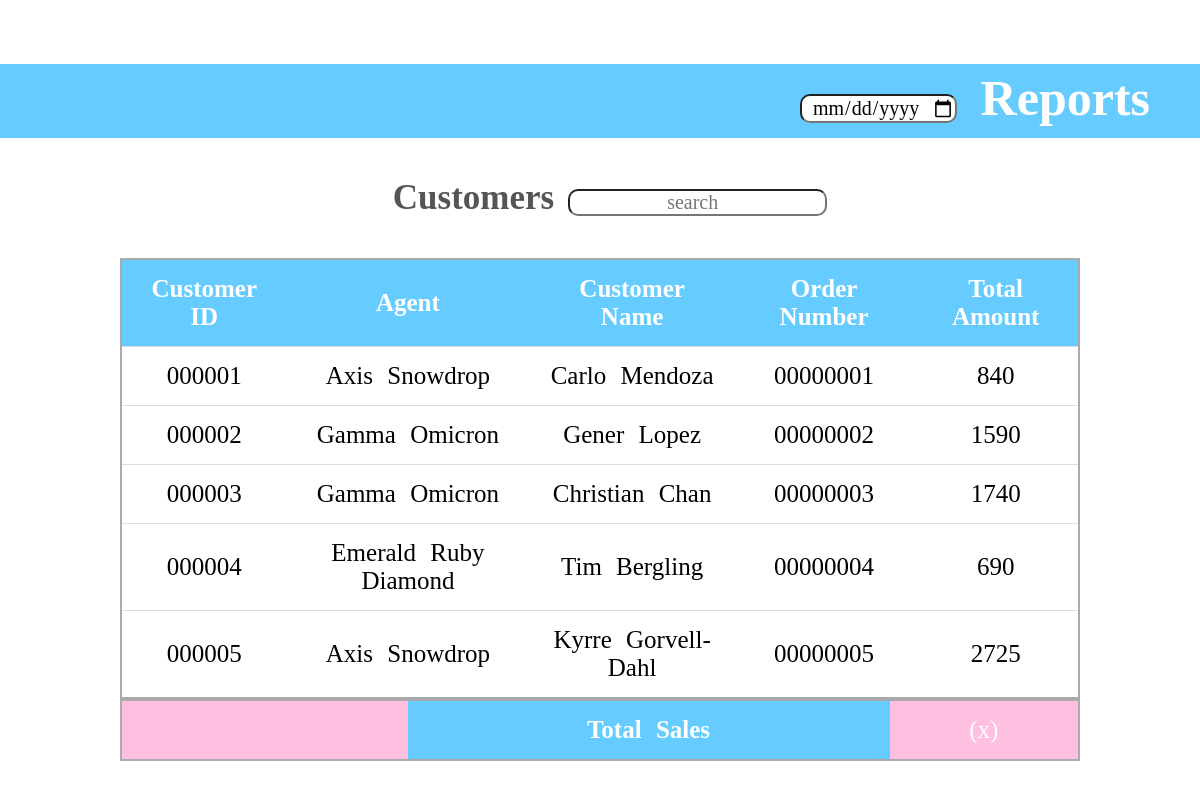
/O_Customer.php, run on the app's committed database.
### tables this page shows
CREATE TABLE orders (
	order_no				INT(8) ZEROFILL NOT NULL AUTO_INCREMENT UNIQUE PRIMARY KEY,
	customer_id				INT(6) ZEROFILL NOT NULL,
	isGift					BOOLEAN DEFAULT TRUE,
	recipient_name			VARCHAR(255) DEFAULT "Anonymous",
	address					VARCHAR(255) DEFAULT "Unknown",
	order_date				DATE DEFAULT '1990-01-01',
	delivery_date			DATE DEFAULT '1990-01-01',
	delivery_time			TIME DEFAULT '00:00:00',
	FOREIGN KEY (customer_id) REFERENCES customer(customer_id) ON DELETE RESTRICT
);

CREATE TABLE customer (
	customer_id				INT(6) ZEROFILL NOT NULL AUTO_INCREMENT UNIQUE PRIMARY KEY,
	customer_name 			VARCHAR(255) DEFAULT "Anonymous",
	agent_id				INT(6) ZEROFILL NOT NULL,
	FOREIGN KEY (agent_id) REFERENCES agent(agent_id) ON DELETE RESTRICT
);

CREATE TABLE agent (
	agent_id				INT(6) ZEROFILL NOT NULL AUTO_INCREMENT UNIQUE PRIMARY KEY,
	name             		VARCHAR(255) DEFAULT "Anonymous"
);

### config.php (the view, shortened to what this page needs)
<?php
function sql_to_html_table($sqlresult, $delim = "\n") {
   $htmltable = "<table>" . $delim;
   $counter   = 0;
   while ($row = $sqlresult->fetch_assoc()) {
       if ($counter === 0) {
           $htmltable .= "<tr>" . $delim;
           foreach ($row as $key => $value) {
               $htmltable .= "<th>" . $key . "</th>" . $delim;
           }
           $htmltable .= "</tr>" . $delim;
           $counter = 22;
       }
       $htmltable .= "<tr>" . $delim;
       foreach ($row as $key => $value) {
           $htmltable .= "<td>" . $value . "</td>" . $delim;
       }
       $htmltable .= "</tr>" . $delim;
   }
   $htmltable .= "</table>" . $delim;
   return ($htmltable);
}
?>

### O_Customer.php (shortened to what this page needs)
<!DOCTYPE HTML>
<html>
	<head>
		<link rel = "stylesheet" type = "text/css" href = "O_Customer.css"/>
	</head>
	<body>
		<div class = "Bar">
			<ul id = "BarList">
                <li id = "Name"> User Name Here </li>
                <li> <a href = "./Main_Menu.php"> Main Menu </a> </li>
                <li> <a href = "./Login.php"> Log Out </a> </li>
            </ul>
		</div>
		<div id = "Title">
			<input type = "date" name = "date" placeholder = "Date">
			<h1> Reports </h1>
		</div>
		<div id = "Name">
			<h2> Customers </h2>
			<input type = "text" placeholder = "search">
		</div>
		<div id = "Table">
			<?php
			 	include 'config.php';
				$sqlresult = $conn->query("SELECT customer.customer_id AS 'Customer ID', agent.name AS 'Agent', customer.customer_name AS 'Customer Name', orders.order_no AS 'Order Number', SUM(request.total_amount) AS  'Total Amount' FROM orders, agent, customer, request WHERE orders.customer_id = customer.customer_id AND customer.agent_id = agent.agent_id AND orders.order_no = request.order_no GROUP BY orders.order_no;");
	            echo sql_to_html_table($sqlresult, $delim = "\n");
			 ?>
			<table>
				<tfoot>
						<td> </td>
						<td> </td>
						<td> </td>
						<th> Total Sales </th>
						<td> (x) </td>
				</tfoot>
			</table>
		</div>
	</body>
</html>

### O_Customer.css (style rules this page uses)
* { margin: 0; padding: 0; }
#BarList li { list-style-type: none; display: inline; margin-right: 10px; margin-left: 25px; }
#BarList li a { text-decoration: none; text-decoration-color: none; padding: 15px 10px; color: white; }
.Bar { padding-top: 15px; padding-bottom: 15px; background-image: url("Barground.png"); background-size: 200px; font-family: PrintBold, sans-serif; color: white; font-size: 30px; }
#Title { text-align: right; background-color: #66CCFF; color: white; }
#Title input, h1 { display: inline; margin-top: 30px; margin-bottom: 15px; }
#Title h1 { padding-right: 50px; margin-left: 20px; font-family: PrintBold; font-size: 50px; }
#Title input { font-family: PrintClearly; font-size: 20px; border-radius: 10px; text-align: center; }
#Name { text-align: center; }
#Name input, h2 { display: inline-block; margin-top: 40px; padding-right: 10px; text-align: center; }
h2 { font-family: PrintBold; font-size: 35px; color: #555555; padding-left: 20px; }
#Name input { font-family: PrintClearly; font-size: 20px; border-radius: 10px; text-align: center; }
table { border-collapse: collapse; width: 80%; border: 2px solid #AAAAAA; }
th { text-align: left; background-color: #66CCFF; color: white; }
th, td { border-bottom: 1px solid #ddd; padding: 15px; }
tfoot { background-color: #FFBFE0; color: white; }
#Table { margin-top: 40px; word-spacing: 8px ; text-align: center; }
tr, th { text-align: center; table-layout: center; }
th { font-family: PrintBold; font-size: 25px; }
tr { font-family: PrintClearly; font-size: 25px; }
table { margin: auto; }

### data on the page
orders: key "Customer ID", key "Agent", key "Customer Name", key "Order Number", key "Total Amount", customer.customer_id "000001", agent.name "Axis Snowdrop", customer.customer_name "Carlo Mendoza", order_no "00000001", value "840"
orders: customer.customer_id "000002", agent.name "Gamma Omicron", customer.customer_name "Gener Lopez", order_no "00000002", value "1590"
orders: customer.customer_id "000003", agent.name "Gamma Omicron", customer.customer_name "Christian Chan", order_no "00000003", value "1740"
orders: customer.customer_id "000004", agent.name "Emerald Ruby Diamond", customer.customer_name "Tim Bergling", order_no "00000004", value "690"
orders: customer.customer_id "000005", agent.name "Axis Snowdrop", customer.customer_name "Kyrre Gorvell-Dahl", order_no "00000005", value "2725"
